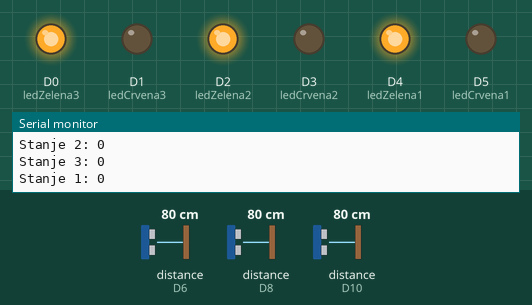
This sketch was run on a simulated Arduino MKR. Parts: output pins drawn as LEDs (lit = HIGH), the last lines printed to the serial monitor. Wiring (inferred from the names in the program): 3 × ultrasonic range finder: trigger D7, echo D6 / trigger D9, echo D8 / trigger D11, echo D10. The inputs (shaded band) are chosen by the test bench; at power-on: distance to the obstacle (sensors on D6, D8, D10) 80 cm. The echo pulse lasts 58.3 µs per cm; WiFi joins after 1.5 s; servers stay silent unless stated; pins used as bus, display or sensor lines are not drawn.

Above: at 3.1 s.
3.2 s: distance to the obstacle (sensor on D6) set to 7 cm
4.7 s: distance to the obstacle (sensor on D6) set to 4 cm
At 5.9 s:
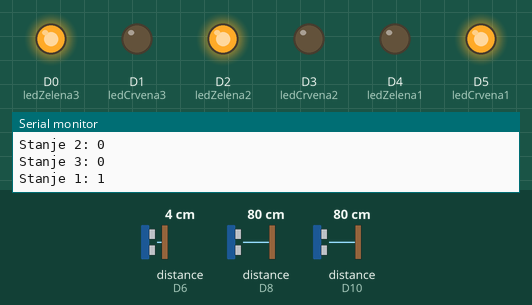
6.3 s: distance to the obstacle (sensor on D8) set to 7 cm
7.8 s: distance to the obstacle (sensor on D8) set to 4 cm
At 8.9 s:
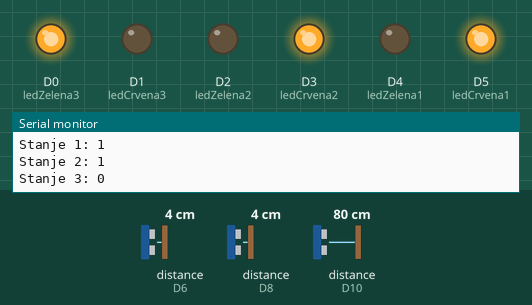
9.3 s: distance to the obstacle (sensor on D10) set to 7 cm
10.8 s: distance to the obstacle (sensor on D10) set to 4 cm
At 11.2 s:
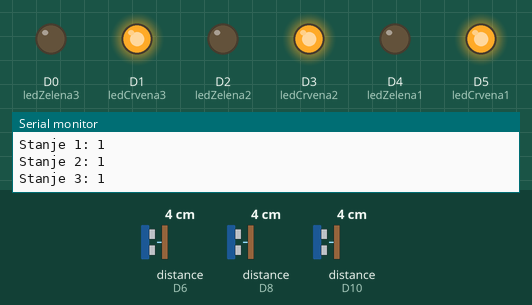
Timing chart, 0 to 13.3 s (numbered marks = the images above; inputs shaded):
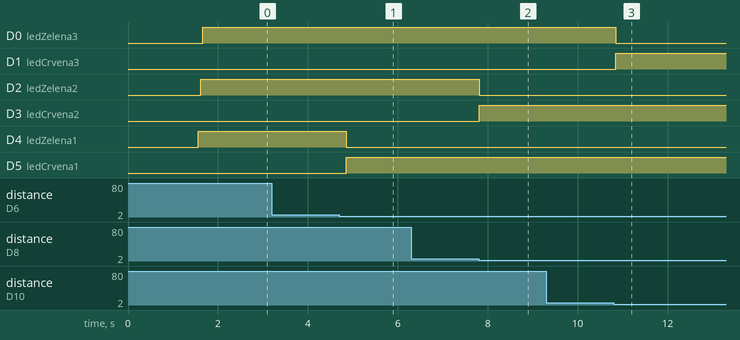

The sketch:

pametniGradParking02.ino
```cpp
/*
Projekt: Pametni grad
Tim: Pametni parking
Autori:
	Adrian Prodan, 1.c
	Bernard Miculinić, 1.c
Mentor: Lovro Šverko, prof.
Srednja škola za elektrotehniku i računalstvo, Rijeka
Školska godina 2018./2019.
*/

#include <ThingSpeak.h>
#include <SPI.h>
#include <WiFi101.h>

// Definiranje pinova

#define echo1 6
#define echo2 8
#define echo3 10
#define trig1 7
#define trig2 9
#define trig3 11
#define ledCrvena1 5
#define ledZelena1 4
#define ledCrvena2 3
#define ledZelena2 2
#define ledCrvena3 1
#define ledZelena3 0


// Definiranje varijabli
long trajanje1;
long trajanje2;
long trajanje3;
int udaljenost1;
int udaljenost2;
int udaljenost3;
bool stanje1;
bool stanje2;
bool stanje3;
bool prethodnoStanje1;
bool prethodnoStanje2;
bool prethodnoStanje3;

// definiranje WiFi parametara
char ssid[] = "SmartCity";
char pass[] = "63346836";
int status = WL_IDLE_STATUS;

// instanciranje WiFiClient objekta
WiFiClient client;

// ThingSpeak postavke
char server[] = "api.thingspeak.com";
String writeAPIKey = "7AHJM23DSEDESOZ0";

// definiranje timer-a (interval od 120 sekundi)
unsigned long lastConnectionTime = 0;
const unsigned long postingInterval = 20L * 1000L;

/*
---------- funkcije za mjerenje udaljenosti / zauzetosti parkirnog mjesta
*/
bool izmjeriUdaljenost1() {
  digitalWrite(trig1, LOW);
  delayMicroseconds(2);
  digitalWrite(trig1, HIGH);
  delayMicroseconds(10);
  digitalWrite(trig1, LOW);
  // Čita echoPIN, vraća vrijeme putovanja zvučnog vala u mikrosekundama
  trajanje1 = pulseIn(echo1, HIGH);
  // Računa udaljenost
  udaljenost1 = trajanje1 * 0.034 / 2;

  // određuje se stanje parkirnog mjesta: true - zauzeto, false - slobodno
  if (udaljenost1 < 5) {
    stanje1 = true;
    digitalWrite(ledCrvena1, HIGH);
    digitalWrite(ledZelena1, LOW);
  }
  else {
    stanje1 = false;
    digitalWrite(ledCrvena1, LOW);
    digitalWrite(ledZelena1, HIGH);
  }

  // debug
  Serial.print("Stanje 1: ");
  Serial.println(stanje1);

  //vraća stanje parkirnog mjesta
  return stanje1;
}


bool izmjeriUdaljenost2() {
  digitalWrite(trig2, LOW);
  delayMicroseconds(2);
  digitalWrite(trig2, HIGH);
  delayMicroseconds(10);
  digitalWrite(trig2, LOW);
  trajanje2 = pulseIn(echo2, HIGH);
  udaljenost2 = trajanje2 * 0.034 / 2;
  if (udaljenost2 < 5) {
    stanje2 = true;
    digitalWrite(ledCrvena2, HIGH);
    digitalWrite(ledZelena2, LOW);
  }
  else {
    stanje2 = false;
    digitalWrite(ledCrvena2, LOW);
    digitalWrite(ledZelena2, HIGH);
  }
  Serial.print("Stanje 2: ");
  Serial.println(stanje2);
  return stanje2;
}

bool izmjeriUdaljenost3() {
  digitalWrite(trig3, LOW);
  delayMicroseconds(2);
  digitalWrite(trig3, HIGH);
  delayMicroseconds(10);
  digitalWrite(trig3, LOW);
  trajanje3 = pulseIn(echo3, HIGH);
  udaljenost3 = trajanje3 * 0.034 / 2;

  if (udaljenost3 < 5) {
    stanje3 = true;
    digitalWrite(ledCrvena3, HIGH);
    digitalWrite(ledZelena3, LOW);
  }
  else {
    stanje3 = false;
    digitalWrite(ledCrvena3, LOW);
    digitalWrite(ledZelena3, HIGH);
  }
  Serial.print("Stanje 3: ");
  Serial.println(stanje3);

  return stanje3;
}

/*
---------- funkcije za slanje podataka na ThingSpeak
*/

void posaljiSve() {

  // kreiranje Stringa koji se šalje na ThingSpeak
  String data = String("field4 = " + String(stanje1, DEC) + "&field5 = " + String(stanje2, DEC) + "&field6 = " + String(stanje3, DEC));

  // zatvaraju se sve veze prije slanja podataka
  client.stop();

  // POST na ThingSpeak preko porta 80 (HTTP)
  if (client.connect(server, 80)) {
    client.println("POST / update HTTP / 1.1");
    client.println("Host: api.thingspeak.com");
    client.println("Connection: close");
    client.println("User - Agent: ArduinoWiFi / 1.1");
    client.println("X - THINGSPEAKAPIKEY: " + writeAPIKey);
    client.println("Content - Type: application / x - www - form - urlencoded");
    client.print("Content - Length: ");
    client.print(data.length());
    client.print("\n\n");
    client.print(data);

    // spremanje vremena posljednjeg spajanja
    lastConnectionTime = millis();
  }
}

void posaljiPrvi() {

  String data = String("field4 = " + String(stanje1, DEC));
  client.stop();
  if (client.connect(server, 80)) {
    client.println("POST / update HTTP / 1.1");
    client.println("Host: api.thingspeak.com");
    client.println("Connection: close");
    client.println("User - Agent: ArduinoWiFi / 1.1");
    client.println("X - THINGSPEAKAPIKEY: " + writeAPIKey);
    client.println("Content - Type: application / x - www - form - urlencoded");
    client.print("Content - Length: ");
    client.print(data.length());
    client.print("\n\n");
    client.print(data);
    lastConnectionTime = millis();
  }
}

void posaljiDrugi() {

  String data = String("field5 = " + String(stanje2, DEC));
  client.stop();
  if (client.connect(server, 80)) {
    client.println("POST / update HTTP / 1.1");
    client.println("Host: api.thingspeak.com");
    client.println("Connection: close");
    client.println("User - Agent: ArduinoWiFi / 1.1");
    client.println("X - THINGSPEAKAPIKEY: " + writeAPIKey);
    client.println("Content - Type: application / x - www - form - urlencoded");
    client.print("Content - Length: ");
    client.print(data.length());
    client.print("\n\n");
    client.print(data);
    lastConnectionTime = millis();
  }
}

void posaljiTreci() {

  String data = String("field6 = " + String(stanje3, DEC));
  client.stop();
  if (client.connect(server, 80)) {
    client.println("POST / update HTTP / 1.1");
    client.println("Host: api.thingspeak.com");
    client.println("Connection: close");
    client.println("User - Agent: ArduinoWiFi / 1.1");
    client.println("X - THINGSPEAKAPIKEY: " + writeAPIKey);
    client.println("Content - Type: application / x - www - form - urlencoded");
    client.print("Content - Length: ");
    client.print(data.length());
    client.print("\n\n");
    client.print(data);
    lastConnectionTime = millis();
  }
}

/*
******************** S E T U P ********************
*/

void setup() {
	// definiranje U/I pinova
  pinMode(echo1, INPUT);
  pinMode(echo2, INPUT);
  pinMode(echo3, INPUT);
  pinMode(trig1, OUTPUT);
  pinMode(trig2, OUTPUT);
  pinMode(trig3, OUTPUT);
  pinMode (ledCrvena1, OUTPUT);
  pinMode (ledZelena1, OUTPUT);
  pinMode (ledCrvena2, OUTPUT);
  pinMode (ledZelena2, OUTPUT);
  pinMode (ledCrvena3, OUTPUT);
  pinMode (ledZelena3, OUTPUT);

  //Isključivanje echo i trig senzora i ledica
  digitalWrite(echo1, LOW);
  digitalWrite(echo2, LOW);
  digitalWrite(echo3, LOW);
  digitalWrite(trig1, LOW);
  digitalWrite(trig2, LOW);
  digitalWrite(trig3, LOW);
  digitalWrite (ledCrvena1, LOW);
  digitalWrite (ledZelena1, LOW);
  digitalWrite (ledCrvena2, LOW);
  digitalWrite (ledZelena2, LOW);
  digitalWrite (ledCrvena3, LOW);
  digitalWrite (ledZelena3, LOW);

	// pokretanje serijske komunikacije
  Serial.begin(9600);
  delay(50);

  // spajanje na WiFi mrežu
  while ( status != WL_CONNECTED) {
    status = WiFi.begin(ssid, pass);
    Serial.print("Spajanje na "); Serial.println(ssid);
  }

	/*
	početno čitanje sa senzora zbog
	postavljanja vrijednosti u varijable prethodnoStanje,
	slanje svih podataka na ThingSpeak kanal
	*/
	stanje1 = izmjeriUdaljenost1();
  prethodnoStanje1 = stanje1;
  delay(50);
  stanje2 = izmjeriUdaljenost2();
  prethodnoStanje2 = stanje2;
  delay(50);
  stanje3 = izmjeriUdaljenost3();
  prethodnoStanje3 = stanje3;
  delay(50);
  posaljiSve();
}
/*
******************** L O O P ********************
*/
void loop() {

	// čitanje senzora
  stanje1 = izmjeriUdaljenost1();
	// slanje podataka na ThingSpeak, ako se stanje promijenilo (zbog uštede podatkovnog prometa)
  if (prethodnoStanje1 != stanje1) {
    prethodnoStanje1 = stanje1;
		// debug
    Serial.println("Šaljem Stanje 1");
    posaljiPrvi();
  }
  delay(50);

  stanje2 = izmjeriUdaljenost2();
  if (prethodnoStanje2 != stanje2) {
    prethodnoStanje2 = stanje2;
    Serial.println("Šaljem Stanje 2");
    posaljiDrugi();
  }
  delay(50);

  stanje3 = izmjeriUdaljenost3();
  if (prethodnoStanje3 != stanje3) {
    prethodnoStanje3 = stanje3;
    Serial.println("Šaljem Stanje 3");
    posaljiTreci();
  }
  delay(50);


  // slanje svih podataka svake dvije minute
  if (millis() - lastConnectionTime > postingInterval) {
    posaljiSve();
  }


}
```

Measured:
- the behaviour switches between 6 and 5 cm on distance to the obstacle (sensor on D6) (found by bisection; images 0 and 1)
- the behaviour switches between 6 and 5 cm on distance to the obstacle (sensor on D8) (found by bisection; images 1 and 2)
- the behaviour switches between 6 and 5 cm on distance to the obstacle (sensor on D10) (found by bisection; images 2 and 3)
- after the input at 4.7 s, D4 (ledZelena1): HIGH → LOW after 0.16 s; D5 (ledCrvena1): LOW → HIGH after 0.16 s
- after the input at 7.8 s, D2 (ledZelena2): HIGH → LOW at once; D3 (ledCrvena2): LOW → HIGH at once
- after the input at 10.8 s, D0 (ledZelena3): HIGH → LOW after 0.05 s; D1 (ledCrvena3): LOW → HIGH after 0.05 s
